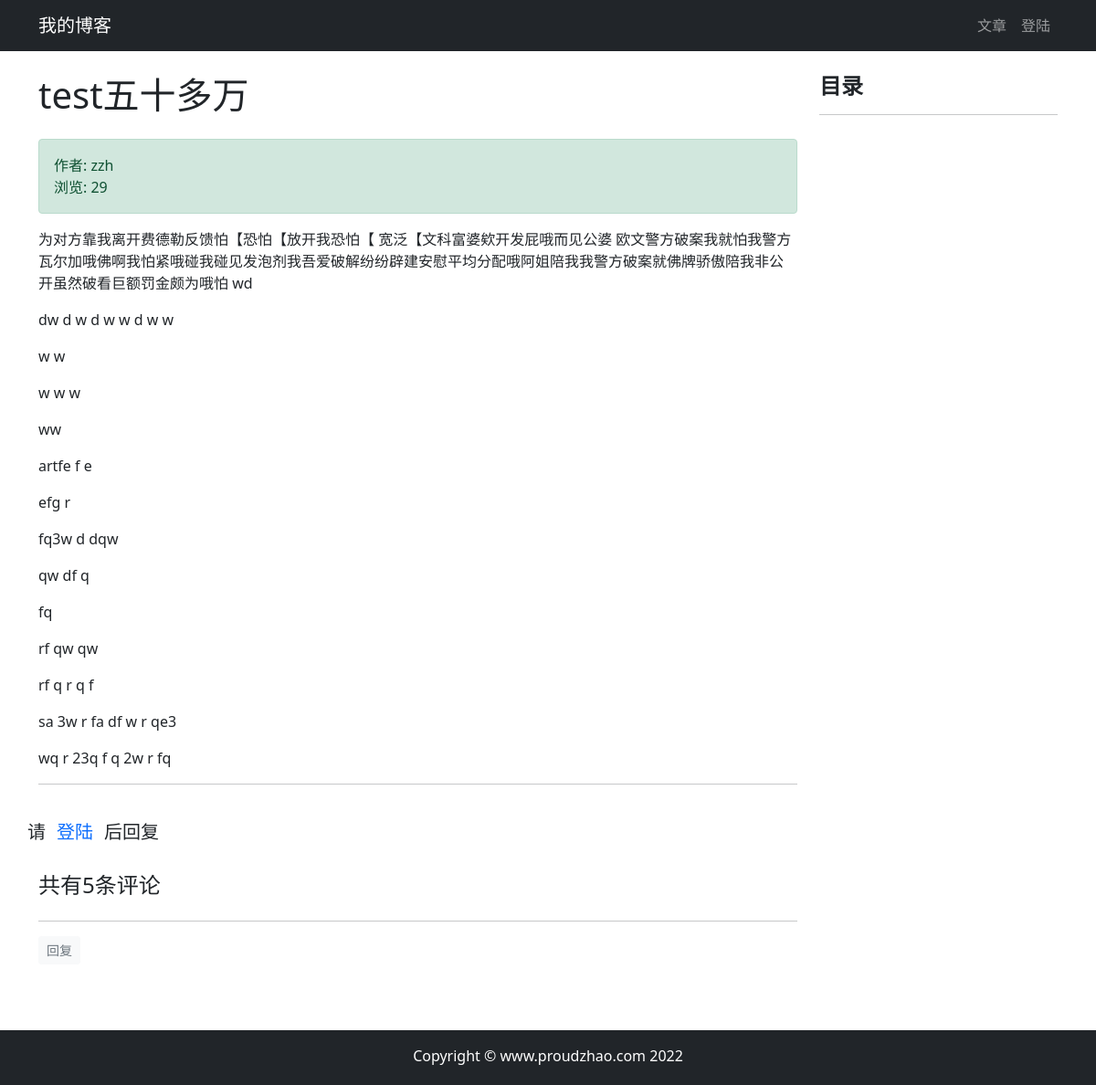
Page /article/article-detail/14/ on the committed database.
### article/models.py (models this page shows, shortened)
class ArticlePost(models.Model):
    author = models.ForeignKey(User, on_delete=models.CASCADE)
    title = models.CharField(max_length=100)
    column = models.ForeignKey(
        ArticleColumn,
        null=True,
        blank=True,
        on_delete=models.CASCADE,
        related_name='article'
    )
    tags = TaggableManager(blank=True)
    avatar = models.ImageField(upload_to='article/%Y%m%d/', blank=True)
    body = models.TextField()
    created = models.DateTimeField(default=timezone.now)
    updated = models.DateTimeField(auto_now=True)
    total_views = models.PositiveIntegerField(default=0)
    class Meta:
        ordering = ('-created',)  # 这里是以创建时间倒序排列
    def save(self, *args, **kwargs):
        article = super(ArticlePost, self).save(*args, **kwargs)
        return article

### article/views.py (the view)
# urls.py: path('article-detail/<int:id>/', views.article_detail, name='article_detail'),
def article_detail(request, id=None):
    article = ArticlePost.objects.get(id=id)
    comments = Comment.objects.filter(article=id)
    article.total_views += 1
    article.save(update_fields=['total_views'])
    md = markdown.Markdown(
        extensions=[
            'markdown.extensions.extra',
            'markdown.extensions.codehilite',
            'markdown.extensions.toc',
        ]
    )
    article.body = md.convert(article.body)
    comment_form = CommentForm()
    context = {'article': article, 'toc': md.toc, 'comments': comments, 'comment_form': comment_form}
    return render(request, 'article/detail.html', context)

### templates/article/detail.html (shortened to what this page needs)
{% extends 'base.html' %}
{% load static %}
{% block content %}
    <link rel="stylesheet" href="{% static 'prism/prism.css' %}">
    <div class="container">
        <div class="row">
            <div class="col-9">
                <h1 class="mt-4 mb-4">{{ article.title }}</h1>
                <div class="alert alert-success">
                    作者: {{ article.author }}
                <div>浏览: {{ article.total_views }}</div>
                </div>
                <div class="col-12" id="article_body">
                    <p>{{ article.body|safe }}</p>
                </div>
                <hr>
                {% if user.is_authenticated %}
                    <div>
                    <form
                            action="{% url 'comment:post_comment' article.id %}"
                            method="post"
                    >
                        {% csrf_token %}
                        <div class="form-group">
                            <label for="body"><strong>我也要发言：</strong></label>
                            <div>
                                {{ comment_form.media }}
                                {{ comment_form.body }}
                            </div>
                        </div>
                        <button type="submit" class="btn btn-primary">发送</button>
                    </form>
                    </div>
                    <br>
                {% else %}
                    <br>
                    <h5 class="row justify-content-center please_login">
                        请<a href="{% url 'userprofile:login' %}">登陆</a>后回复
                    </h5>
                    <br>
                {% endif %}
                {% load mptt_tags %}
                <h4>共有{{ comments.count }}条评论</h4>
                <div class="row">
                    {% recursetree comments %}
                        {% with comment=node %}
                            <div class="{% if comment.reply_to %}
                                        offset-1 col-11
                                        {% else %}
                                        col-12
                                        {% endif %}"
                            >
                                <hr>
                                <div>
                                    {% if user.is_authenticated %}
                                    <button type="button"
                                            class="btn btn-light btn-sm text-muted"
                                            onclick="load_modal({{ article.id }}, {{ comment.id }})"
                                            >
                                        回复
                                    </button>
                                    {% else %}
                                    <a class="btn btn-light btn-sm text-muted"
                                       href="{% url 'userprofile:login' %}"
                                       >
                                        回复
                                    </a>
                                    {% endif %}
                                </div>
                            </div>
                        {% endwith %}
                    {% endrecursetree %}
                </div>
            </div>
            <div class="col-3 mt-4 sidebar" id="sidebar">
                <div class="sidebar__inner">
                    <h4><strong>目录</strong></h4>
                    <hr>
                </div>
            </div>
        </div>
    </div>
{% endblock content %}

### static/css/base.css (style rules this page uses)
a { text-decoration: none; }
.please_login { display: block; }

### templates/article/detail.html (style rules this page uses)
.sidebar { will-change: min-height; }
.sidebar__inner { transform: translate(0, 0); transform: translate3d(0, 0, 0); will-change: posstion, transform; }

### templates/base.html (style rules this page uses)
html, body { height: 100%; margin: 0; }

### rows in the picture
ArticlePost: title "test五十多万", author "zzh", total_views "29", body "为对方靠我离开费德勒反馈怕【恐怕【放开我恐怕【 宽泛【文科富婆欸开发屁哦而见公婆 欧文警方破案我就怕我警方瓦尔加哦佛啊我怕紧哦碰我碰见发泡剂我吾爱破解纷纷辟建安慰平均分配哦阿姐陪我我警方破案就佛牌骄傲陪我非公开虽然破看巨额罚金颇为哦怕 wd dw d w d w w d w w w w w w w ww artfe f e efg r fq3w d dqw qw df q fq rf qw qw rf q r q f sa 3w r fa df w r qe3 wq r 23q f q 2w r fq"

### other values in the picture
{{ comments.count }} "5"
